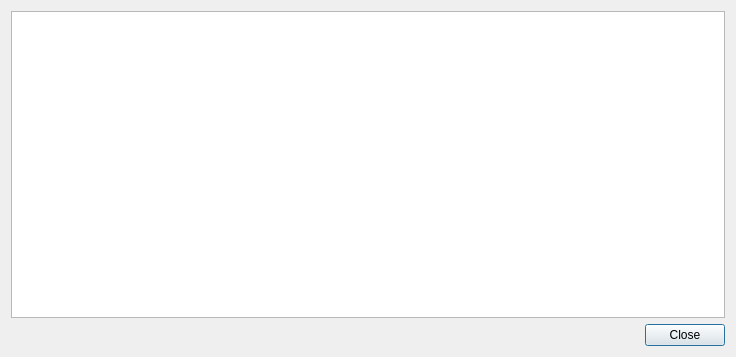
<?xml version="1.0" encoding="UTF-8"?>
<ui version="4.0">
 <class>TransactionDetailsDialog</class>
 <widget class="QDialog" name="TransactionDetailsDialog">
  <property name="geometry">
   <rect>
    <x>0</x>
    <y>0</y>
    <width>736</width>
    <height>357</height>
   </rect>
  </property>
  <property name="windowTitle">
   <string>取引の詳細</string>
  </property>
  <layout class="QVBoxLayout" name="verticalLayout">
   <item>
    <widget class="QTextBrowser" name="m_detailsBrowser"/>
   </item>
   <item>
    <layout class="QHBoxLayout" name="horizontalLayout">
     <item>
      <spacer name="horizontalSpacer">
       <property name="orientation">
        <enum>Qt::Horizontal</enum>
       </property>
       <property name="sizeHint" stdset="0">
        <size>
         <width>40</width>
         <height>20</height>
        </size>
       </property>
      </spacer>
     </item>
     <item>
      <widget class="QPushButton" name="m_closeButton">
       <property name="text">
        <string>Close</string>
       </property>
      </widget>
     </item>
    </layout>
   </item>
  </layout>
 </widget>
 <resources/>
 <connections>
  <connection>
   <sender>m_closeButton</sender>
   <signal>clicked()</signal>
   <receiver>TransactionDetailsDialog</receiver>
   <slot>accept()</slot>
   <hints>
    <hint type="sourcelabel">
     <x>619</x>
     <y>331</y>
    </hint>
    <hint type="destinationlabel">
     <x>335</x>
     <y>178</y>
    </hint>
   </hints>
  </connection>
 </connections>
</ui>
